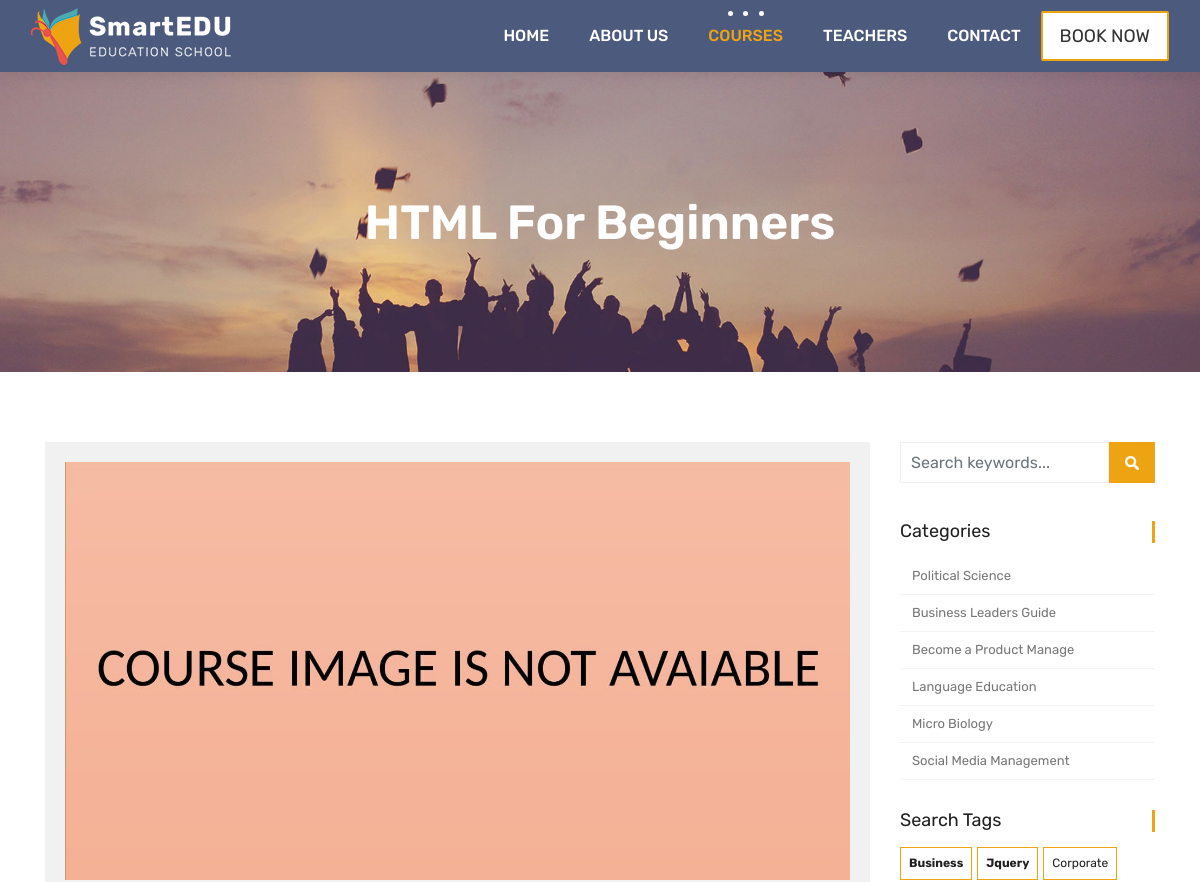
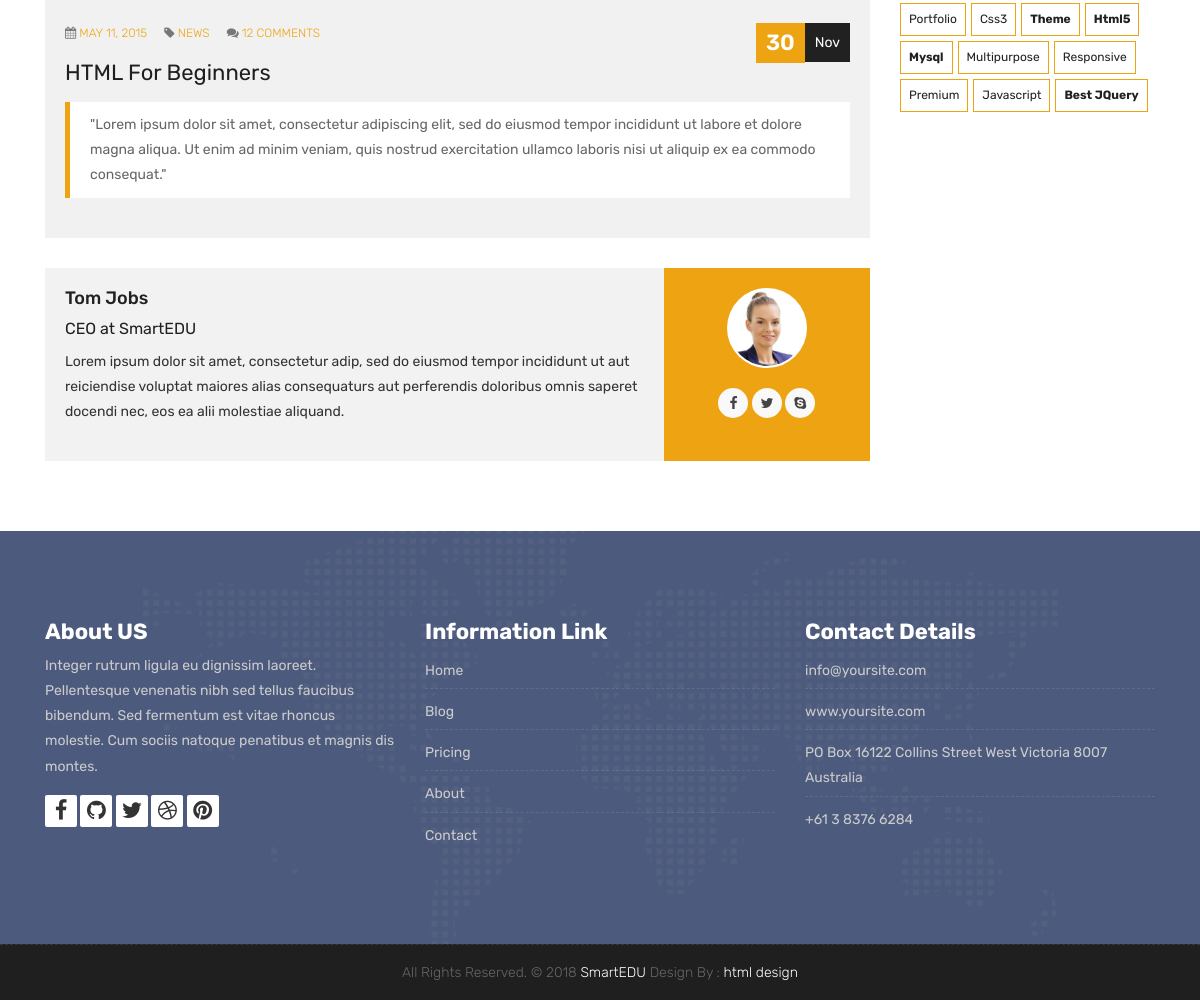
/courses/web-design/5/, run on the app's committed database (2 pictures, top to bottom).
### courses/models.py (models this page shows, shortened)
class Course(models.Model):
    teacher=models.ForeignKey(Teacher,null=True, on_delete=models.CASCADE)
    name=models.CharField(max_length=200, unique=True, verbose_name="Kurs Adı ", help_text="Kurs adını yazınız")
    category=models.ForeignKey(Category,null=True,on_delete=models.DO_NOTHING)
    tags=models.ManyToManyField(Tag, blank=True, null=True)
    description=models.TextField(blank=True,null=True)
    image = models.ImageField(upload_to="courses/%Y/%m/%d/", default="courses/default_course_image.jpg")
    date = models.DateTimeField(auto_now=True)
    available = models.BooleanField(default=True)

### courses/views.py (the view)
# urls.py: path('<slug:category_slug>/<int:course_id>/', views.course_detail, name="course_detail"),
def course_detail(request,category_slug,course_id):
    course=Course.objects.get(category__slug=category_slug, id =course_id)
    context={
        'course':course
    }
    return render(request,'course.html',context)

### templates/course.html
{% extends 'partials/_base.html' %}
{% block content %}
{% load static %}
	<div class="all-title-box">
		<div class="container text-center">
			<h1> {{course.name}}</span></h1>
		</div>
	</div>
    <div id="overviews" class="section wb">
        <div class="container">
            <div class="row">
                <div class="col-lg-9 blog-post-single">
                    <div class="blog-item">
						<div class="image-blog">
							<img src="{{course.image.url}}" alt="" class="img-fluid">
						</div>
						<div class="post-content">
							<div class="post-date">
								<span class="day">30</span>
								<span class="month">Nov</span>
							</div>
							<div class="meta-info-blog">
								<span><i class="fa fa-calendar"></i> <a href="#">May 11, 2015</a> </span>
								<span><i class="fa fa-tag"></i>  <a href="#">News</a> </span>
								<span><i class="fa fa-comments"></i> <a href="#">12 Comments</a></span>
							</div>
							<div class="blog-title">
								<h2><a href="#" title=""></a>{{course.name}}</h2>
							</div>
							<div class="blog-desc">
								<blockquote class="default">
								     {{course.description}}
								</blockquote>
							</div>
						</div>
					</div>
					<div class="blog-author">
						<div class="author-bio">
							<h3 class="author_name"><a href="#">Tom Jobs</a></h3>
							<h5>CEO at <a href="#">SmartEDU</a></h5>
							<p class="author_det">
								Lorem ipsum dolor sit amet, consectetur adip, sed do eiusmod tempor incididunt  ut aut reiciendise voluptat maiores alias consequaturs aut perferendis doloribus omnis saperet docendi nec, eos ea alii molestiae aliquand.
							</p>
						</div>
						<div class="author-desc">
							<img src="images/author.jpg" alt="about author">
							<ul class="author-social">
								<li><a href="#"><i class="fa fa-facebook"></i></a></li>
								<li><a href="#"><i class="fa fa-twitter"></i></a></li>
								<li><a href="#"><i class="fa fa-skype"></i></a></li>
							</ul>
						</div>
					</div>
                </div>
				<div class="col-lg-3 col-12 right-single">
					<div class="widget-search">
						<div class="site-search-area">
							<form method="get" id="site-searchform" action="#">
								<div>
									<input class="input-text form-control" name="search-k" id="search-k" placeholder="Search keywords..." type="text">
									<input id="searchsubmit" value="Search" type="submit">
								</div>
							</form>
						</div>
					</div>
					<div class="widget-categories">
						<h3 class="widget-title">Categories</h3>
						<ul>
							<li><a href="#">Political Science</a></li>
							<li><a href="#">Business Leaders Guide</a></li>
							<li><a href="#">Become a Product Manage</a></li>
							<li><a href="#">Language Education</a></li>
							<li><a href="#">Micro Biology</a></li>
							<li><a href="#">Social Media Management</a></li>
						</ul>
					</div>
					<div class="widget-tags">
						<h3 class="widget-title">Search Tags</h3>
						<ul class="tags">
							<li><a href="#"><b>business</b></a></li>
							<li><a href="#"><b>jquery</b></a></li>
							<li><a href="#">corporate</a></li>
							<li><a href="#">portfolio</a></li>
							<li><a href="#">css3</a></li>
							<li><a href="#"><b>theme</b></a></li>
							<li><a href="#"><b>html5</b></a></li>
							<li><a href="#"><b>mysql</b></a></li>
							<li><a href="#">multipurpose</a></li>
							<li><a href="#">responsive</a></li>
							<li><a href="#">premium</a></li>
							<li><a href="#">javascript</a></li>
							<li><a href="#"><b>Best jQuery</b></a></li>
						</ul>
					</div>
				</div>
            </div>
        </div>
    </div>
    {% endblock %}

### data on the page
Course: name "HTML For Beginners", image (placeholder picture), description "\"Lorem ipsum dolor sit amet, consectetur adipiscing elit, sed do eiusmod tempor incididunt ut labore et dolore magna aliqua. Ut enim ad minim veniam, quis nostrud exercitation ullamco laboris nisi ut aliquip ex ea commodo consequat.\""
